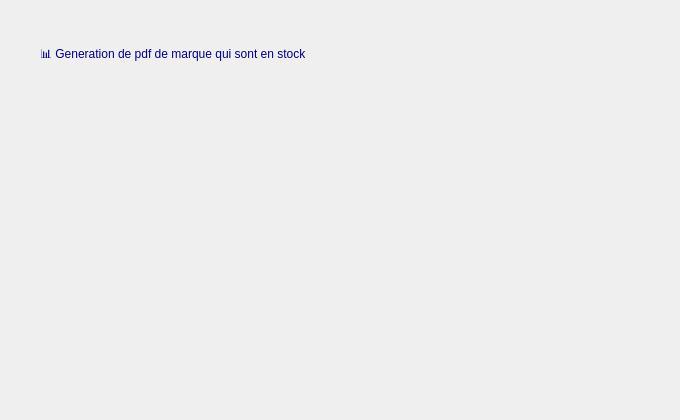
      <widget class="QWidget" name="tab_15">
       <attribute name="title">
        <string>Statistique</string>
       </attribute>
       <widget class="QLabel" name="label_69">
        <property name="geometry">
         <rect>
          <x>10</x>
          <y>0</y>
          <width>661</width>
          <height>411</height>
         </rect>
        </property>
        <property name="text">
         <string/>
        </property>
        <property name="pixmap">
         <pixmap>:/img/img/Capture d’écran 2025-10-05 223411.png</pixmap>
        </property>
        <property name="scaledContents">
         <bool>true</bool>
        </property>
       </widget>
       <widget class="QLabel" name="label_70">
        <property name="geometry">
         <rect>
          <x>40</x>
          <y>40</y>
          <width>471</width>
          <height>31</height>
         </rect>
        </property>
        <property name="styleSheet">
         <string notr="true">font: 700 14pt &quot;Segoe UI&quot;;
color: rgb(0, 0, 127);
</string>
        </property>
        <property name="text">
         <string>📊 Generation de pdf de marque qui sont en stock</string>
        </property>
       </widget>
       <widget class="QLabel" name="label_71">
        <property name="geometry">
         <rect>
          <x>520</x>
          <y>0</y>
          <width>121</width>
          <height>71</height>
         </rect>
        </property>
        <property name="text">
         <string/>
        </property>
        <property name="pixmap">
         <pixmap>:/img/img/logo.png</pixmap>
        </property>
        <property name="scaledContents">
         <bool>true</bool>
        </property>
       </widget>
       <widget class="QLabel" name="label_72">
        <property name="geometry">
         <rect>
          <x>90</x>
          <y>90</y>
          <width>431</width>
          <height>221</height>
         </rect>
        </property>
        <property name="acceptDrops">
         <bool>false</bool>
        </property>
        <property name="autoFillBackground">
         <bool>false</bool>
        </property>
        <property name="text">
         <string/>
        </property>
        <property name="pixmap">
         <pixmap>img/Répartition des formes de lunettes[1].png</pixmap>
        </property>
        <property name="scaledContents">
         <bool>true</bool>
        </property>
       </widget>
      </widget>
